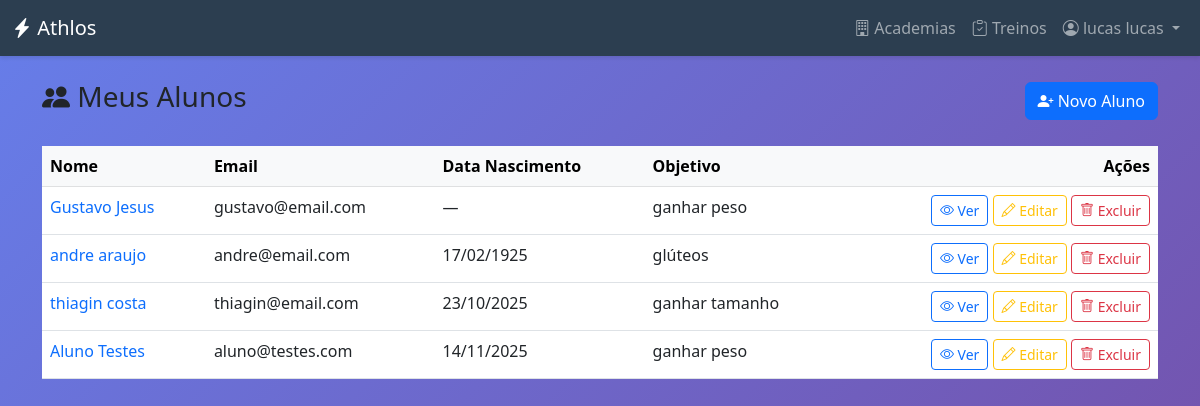
Page /alunos/ (signed in) on the committed database.
### usuarios/models.py (models this page shows, shortened)
class CustomUser(AbstractUser):
    class TipoUsuario(models.TextChoices):
        ADMIN_SISTEMA = "ADMIN_SISTEMA", "Admin do Sistema"
        ADMIN_ACADEMIA = "ADMIN", "Admin da Academia"
        PERSONAL_TRAINER = "PERSONAL", "Personal Trainer"
        ALUNO = "ALUNO", "Aluno"
    email = models.EmailField(unique=True, verbose_name="Endereço de e-mail")
    user_type = models.CharField(
        max_length=20,
        choices=TipoUsuario.choices,
        default=TipoUsuario.ALUNO,
        verbose_name="Tipo de Usuário",
    )
    academia = models.ForeignKey(
        "academias.Academia",
        on_delete=models.SET_NULL,
        null=True,
        blank=True,
        verbose_name="Academia",
    )
    groups = models.ManyToManyField(
        Group,
        verbose_name="groups",
        blank=True,
        help_text=(
            "The groups this user belongs to. A user will get all permissions "
            "granted to each of their groups."
        ),
        related_name="customuser_groups",
        related_query_name="user",
    )
    user_permissions = models.ManyToManyField(
        Permission,
        verbose_name="user permissions",
        blank=True,
        help_text="Specific permissions for this user.",
        related_name="customuser_permissions",
        related_query_name="user",
    )
    USERNAME_FIELD = "email"
    REQUIRED_FIELDS = ["username", "first_name", "last_name"]

### academias/models.py (models this page shows, shortened)
class Aluno(models.Model):
    user = models.OneToOneField(
        settings.AUTH_USER_MODEL,
        on_delete=models.CASCADE,
        primary_key=True,
        verbose_name="Usuário",
        limit_choices_to={"user_type": "ALUNO"},
    )
    personal_responsavel = models.ForeignKey(
        PersonalTrainer,
        on_delete=models.SET_NULL,
        null=True,
        blank=True,
        related_name="alunos",
        verbose_name="Personal Trainer Responsável",
    )
    academia = models.ForeignKey(
        Academia,
        on_delete=models.SET_NULL,
        null=True,
        blank=True,
        related_name="alunos",
        verbose_name="Academia",
    )
    data_nascimento = models.DateField(
        null=True, blank=True, verbose_name="Data de Nascimento"
    )
    objetivo = models.CharField(
        max_length=255, blank=True, null=True, verbose_name="Objetivo de Treino"
    )

### core/views.py (the view)
# urls.py: path("alunos/", views.aluno_list, name="aluno_list"),
@login_required
def aluno_list(request):
    user = request.user
    if user.user_type in ["ADMIN", "ADMIN_SISTEMA"]:
        alunos = Aluno.objects.all()
    elif user.user_type == "PERSONAL":
        try:
            personal = user.personaltrainer
            alunos = personal.alunos.all()
        except PersonalTrainer.DoesNotExist:
            alunos = Aluno.objects.none()
    else:
        messages.error(request, "Acesso negado.")
        return redirect("dashboard")
    return render(request, "core/alunos/aluno_list.html", {"alunos": alunos})

### core/templates/core/alunos/aluno_list.html (shortened to what this page needs)
{% extends 'core/base.html' %}
{% block content %}
<div class="container py-4">
    <div class="d-flex justify-content-between align-items-center mb-4">
        <h3><i class="bi bi-people-fill"></i> Meus Alunos</h3>
        <a href="{% url 'aluno_create' %}" class="btn btn-primary">
            <i class="bi bi-person-plus-fill"></i> Novo Aluno
        </a>
    </div>
    {% if alunos %}
    <div class="table-responsive">
        <table class="table table-hover">
            <thead class="table-light">
                <tr>
                    <th>Nome</th>
                    <th>Email</th>
                    <th>Data Nascimento</th>
                    <th>Objetivo</th>
                    <th class="text-end">Ações</th>
                </tr>
            </thead>
            <tbody>
                {% for aluno in alunos %}
                <tr>
                    <td>
                        <a href="{% url 'aluno_detail' aluno.pk %}" class="text-decoration-none">
                            {{ aluno.user.get_full_name|default:aluno.user.email }}
                        </a>
                    </td>
                    <td>{{ aluno.user.email }}</td>
                    <td>{{ aluno.data_nascimento|date:"d/m/Y"|default:"—" }}</td>
                    <td>{{ aluno.objetivo|default:"Não definido" }}</td>
                    <td class="text-end">
                        <a href="{% url 'aluno_detail' aluno.pk %}" class="btn btn-sm btn-outline-primary">
                            <i class="bi bi-eye"></i> Ver
                        </a>
                        <a href="{% url 'aluno_edit' aluno.pk %}" class="btn btn-sm btn-outline-warning">
                            <i class="bi bi-pencil"></i> Editar
                        </a>
                        <button type="button" class="btn btn-sm btn-outline-danger" data-bs-toggle="modal"
                            data-bs-target="#deleteModal{{ aluno.pk }}">
                            <i class="bi bi-trash"></i> Excluir
                        </button>
                    </td>
                </tr>
                {% endfor %}
            </tbody>
        </table>
    </div>
    {% else %}
    <div class="alert alert-info">
        <i class="bi bi-info-circle"></i> Nenhum aluno cadastrado ainda.
        <a href="{% url 'aluno_create' %}" class="alert-link">Cadastre o primeiro aluno</a>.
    </div>
    {% endif %}
</div>
{% endblock %}

### core/templates/core/base.html (shortened to what this page needs)
<!DOCTYPE html>
<html lang="pt-BR">
<head>
    <link href="https://cdn.jsdelivr.net/npm/bootstrap@5.3.0/dist/css/bootstrap.min.css" rel="stylesheet">
    <link rel="stylesheet" href="https://cdn.jsdelivr.net/npm/bootstrap-icons@1.10.0/font/bootstrap-icons.css">
</head>
<body>
    {% if user.is_authenticated %}
    <nav class="navbar navbar-expand-lg navbar-dark navbar-custom">
        <div class="container-fluid">
            <a class="navbar-brand" href="{% url 'dashboard' %}">
                <i class="bi bi-lightning-charge-fill"></i> Athlos
            </a>
            <div class="collapse navbar-collapse" id="navbarNav">
                <ul class="navbar-nav ms-auto">
                    {% if user.is_authenticated %}
                    {% if user.user_type == 'PERSONAL' %}
                    <li class="nav-item">
                        <a class="nav-link" href="{% url 'academia_list' %}">
                            <i class="bi bi-building"></i> Academias
                        </a>
                    </li>
                    <li class="nav-item">
                        <a class="nav-link" href="{% url 'aluno_list' %}">
                            <i class="bi bi-people"></i> Alunos
                        </a>
                    </li>
                    <li class="nav-item">
                        <a class="nav-link" href="{% url 'treino_list' %}">
                            <i class="bi bi-clipboard-check"></i> Treinos
                        </a>
                    </li>
                    {% elif user.user_type in 'ADMIN,ADMIN_SISTEMA' %}
                    <li class="nav-item">
                        <a class="nav-link" href="{% url 'academia_list' %}">
                            <i class="bi bi-building"></i> Academias
                        </a>
                    </li>
                    <li class="nav-item">
                        <a class="nav-link" href="{% url 'treino_list' %}">
                            <i class="bi bi-clipboard-check"></i> Treinos
                        </a>
                    </li>
                    {% endif %}
                    {% endif %}
                    <li class="nav-item dropdown">
                        <a class="nav-link dropdown-toggle" href="#" id="userDropdown" role="button"
                            data-bs-toggle="dropdown">
                            <i class="bi bi-person-circle"></i> {{ user.get_full_name }}
                        </a>
                    </li>
                </ul>
            </div>
        </div>
    </nav>
    {% endif %}
    <main>
        {% block content %}{% endblock %}
    </main>
</body>
</html>

### core/templates/core/base.html (style rules this page uses)
:root { --primary-color: #2c3e50; --secondary-color: #3498db; --success-color: #27ae60; --danger-color: #e74c3c; }
body { min-height: 100vh; background: linear-gradient(135deg, #667eea 0%, #764ba2 100%); }
.navbar-custom { background: var(--primary-color); box-shadow: 0 2px 4px rgba(0, 0, 0, .1); }

### rows in the picture
CustomUser: get_full_name "lucas lucas"
Aluno: user.get_full_name "Gustavo Jesus", user.email "gustavo@email.com", data_nascimento "—", objetivo "ganhar peso"
Aluno: user.get_full_name "andre araujo", user.email "andre@email.com", data_nascimento "17/02/1925", objetivo "glúteos"
Aluno: user.get_full_name "thiagin costa", user.email "thiagin@email.com", data_nascimento "23/10/2025", objetivo "ganhar tamanho"
Aluno: user.get_full_name "Aluno Testes", user.email "aluno@testes.com", data_nascimento "14/11/2025", objetivo "ganhar peso"
